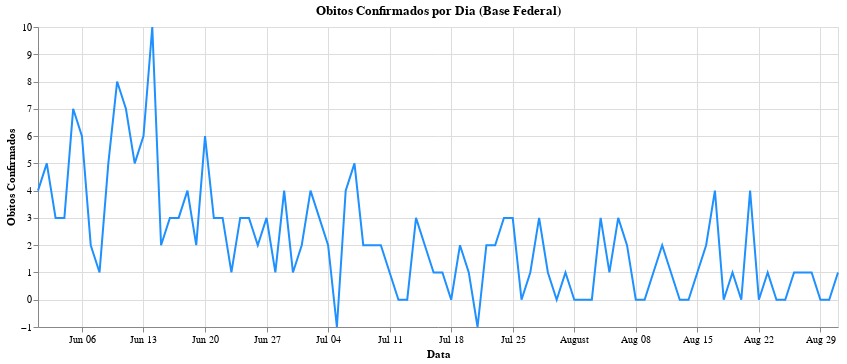

The notebook cell saved with this chart:
### Code cell
# Gerando o Gráfico de Obitos por Dia com os dados Federais
graph_df_obitosPorDia = alt.Chart(df_obitosPorDia).mark_line().encode(
    alt.X('data:T', title='Data'),
    alt.Y('obitos_confirmados:Q', title='Obitos Confirmados'),
    color=alt.value('dodgerblue')
).properties(
    width=800,
    title='Obitos Confirmados por Dia (Base Federal)'
)

graph_df_obitosPorDia

### Figure 1 — Vega-Lite specification as saved in the notebook (floating-point values rounded to 4 significant figures)
{"config": {"view": {"continuousWidth": 400, "continuousHeight": 300}}, "data": {"name": "data-663376b4f0b5fa365fcd58d2514a196e"}, "mark": "line", "encoding": {"color": {"value": "dodgerblue"}, "x": {"type": "temporal", "field": "data", "title": "Data"}, "y": {"type": "quantitative", "field": "obitos_confirmados", "title": "Obitos Confirmados"}}, "title": "Obitos Confirmados por Dia (Base Federal)", "width": 800, "$schema": "https://vega.github.io/schema/vega-lite/v4.8.1.json", "datasets": {"data-663376b4f0b5fa365fcd58d2514a196e": [{"data": "2021-06-01", "obitos_confirmados": 4, "media_movel": null}, {"data": "2021-06-02", "obitos_confirmados": 5, "media_movel": null}, {"data": "2021-06-03", "obitos_confirmados": 3, "media_movel": null}, {"data": "2021-06-04", "obitos_confirmados": 3, "media_movel": null}, {"data": "2021-06-05", "obitos_confirmados": 7, "media_movel": null}, {"data": "2021-06-06", "obitos_confirmados": 6, "media_movel": null}, {"data": "2021-06-07", "obitos_confirmados": 2, "media_movel": 4.286}, {"data": "2021-06-08", "obitos_confirmados": 1, "media_movel": 3.857}, {"data": "2021-06-09", "obitos_confirmados": 5, "media_movel": 3.857}, {"data": "2021-06-10", "obitos_confirmados": 8, "media_movel": 4.571}, {"data": "2021-06-11", "obitos_confirmados": 7, "media_movel": 5.143}, {"data": "2021-06-12", "obitos_confirmados": 5, "media_movel": 4.857}, {"data": "2021-06-13", "obitos_confirmados": 6, "media_movel": 4.857}, {"data": "2021-06-14", "obitos_confirmados": 10, "media_movel": 6.0}, {"data": "2021-06-15", "obitos_confirmados": 2, "media_movel": 6.143}, {"data": "2021-06-16", "obitos_confirmados": 3, "media_movel": 5.857}, {"data": "2021-06-17", "obitos_confirmados": 3, "media_movel": 5.143}, {"data": "2021-06-18", "obitos_confirmados": 4, "media_movel": 4.714}, {"data": "2021-06-19", "obitos_confirmados": 2, "media_movel": 4.286}, {"data": "2021-06-20", "obitos_confirmados": 6, "media_movel": 4.286}, {"data": "2021-06-21", "obitos_confirmados": 3, "media_movel": 3.286}, {"data": "2021-06-22", "obitos_confirmados": 3, "media_movel": 3.429}, {"data": "2021-06-23", "obitos_confirmados": 1, "media_movel": 3.143}, {"data": "2021-06-24", "obitos_confirmados": 3, "media_movel": 3.143}, {"data": "2021-06-25", "obitos_confirmados": 3, "media_movel": 3.0}, {"data": "2021-06-26", "obitos_confirmados": 2, "media_movel": 3.0}, {"data": "2021-06-27", "obitos_confirmados": 3, "media_movel": 2.571}, {"data": "2021-06-28", "obitos_confirmados": 1, "media_movel": 2.286}, {"data": "2021-06-29", "obitos_confirmados": 4, "media_movel": 2.429}, {"data": "2021-06-30", "obitos_confirmados": 1, "media_movel": 2.429}, {"data": "2021-07-01", "obitos_confirmados": 2, "media_movel": 2.286}, {"data": "2021-07-02", "obitos_confirmados": 4, "media_movel": 2.429}, {"data": "2021-07-03", "obitos_confirmados": 3, "media_movel": 2.571}, {"data": "2021-07-04", "obitos_confirmados": 2, "media_movel": 2.429}, {"data": "2021-07-05", "obitos_confirmados": -1, "media_movel": 2.143}, {"data": "2021-07-06", "obitos_confirmados": 4, "media_movel": 2.143}, {"data": "2021-07-07", "obitos_confirmados": 5, "media_movel": 2.714}, {"data": "2021-07-08", "obitos_confirmados": 2, "media_movel": 2.714}, {"data": "2021-07-09", "obitos_confirmados": 2, "media_movel": 2.429}, {"data": "2021-07-10", "obitos_confirmados": 2, "media_movel": 2.286}, {"data": "2021-07-11", "obitos_confirmados": 1, "media_movel": 2.143}, {"data": "2021-07-12", "obitos_confirmados": 0, "media_movel": 2.286}, {"data": "2021-07-13", "obitos_confirmados": 0, "media_movel": 1.714}, {"data": "2021-07-14", "obitos_confirmados": 3, "media_movel": 1.429}, {"data": "2021-07-15", "obitos_confirmados": 2, "media_movel": 1.429}, {"data": "2021-07-16", "obitos_confirmados": 1, "media_movel": 1.286}, {"data": "2021-07-17", "obitos_confirmados": 1, "media_movel": 1.143}, {"data": "2021-07-18", "obitos_confirmados": 0, "media_movel": 1.0}, {"data": "2021-07-19", "obitos_confirmados": 2, "media_movel": 1.286}, {"data": "2021-07-20", "obitos_confirmados": 1, "media_movel": 1.429}, {"data": "2021-07-21", "obitos_confirmados": -1, "media_movel": 0.8571}, {"data": "2021-07-22", "obitos_confirmados": 2, "media_movel": 0.8571}, {"data": "2021-07-23", "obitos_confirmados": 2, "media_movel": 1.0}, {"data": "2021-07-24", "obitos_confirmados": 3, "media_movel": 1.286}, {"data": "2021-07-25", "obitos_confirmados": 3, "media_movel": 1.714}, {"data": "2021-07-26", "obitos_confirmados": 0, "media_movel": 1.429}, {"data": "2021-07-27", "obitos_confirmados": 1, "media_movel": 1.429}, {"data": "2021-07-28", "obitos_confirmados": 3, "media_movel": 2.0}, {"data": "2021-07-29", "obitos_confirmados": 1, "media_movel": 1.857}, {"data": "2021-07-30", "obitos_confirmados": 0, "media_movel": 1.571}, {"data": "2021-07-31", "obitos_confirmados": 1, "media_movel": 1.286}, {"data": "2021-08-01", "obitos_confirmados": 0, "media_movel": 0.8571}, {"data": "2021-08-02", "obitos_confirmados": 0, "media_movel": 0.8571}, {"data": "2021-08-03", "obitos_confirmados": 0, "media_movel": 0.7143}, {"data": "2021-08-04", "obitos_confirmados": 3, "media_movel": 0.7143}, {"data": "2021-08-05", "obitos_confirmados": 1, "media_movel": 0.7143}, {"data": "2021-08-06", "obitos_confirmados": 3, "media_movel": 1.143}, {"data": "2021-08-07", "obitos_confirmados": 2, "media_movel": 1.286}, {"data": "2021-08-08", "obitos_confirmados": 0, "media_movel": 1.286}, {"data": "2021-08-09", "obitos_confirmados": 0, "media_movel": 1.286}, {"data": "2021-08-10", "obitos_confirmados": 1, "media_movel": 1.429}, {"data": "2021-08-11", "obitos_confirmados": 2, "media_movel": 1.286}, {"data": "2021-08-12", "obitos_confirmados": 1, "media_movel": 1.286}, {"data": "2021-08-13", "obitos_confirmados": 0, "media_movel": 0.8571}, {"data": "2021-08-14", "obitos_confirmados": 0, "media_movel": 0.5714}, {"data": "2021-08-15", "obitos_confirmados": 1, "media_movel": 0.7143}, {"data": "2021-08-16", "obitos_confirmados": 2, "media_movel": 1.0}, {"data": "2021-08-17", "obitos_confirmados": 4, "media_movel": 1.429}, {"data": "2021-08-18", "obitos_confirmados": 0, "media_movel": 1.143}, {"data": "2021-08-19", "obitos_confirmados": 1, "media_movel": 1.143}, {"data": "2021-08-20", "obitos_confirmados": 0, "media_movel": 1.143}, {"data": "2021-08-21", "obitos_confirmados": 4, "media_movel": 1.714}, {"data": "2021-08-22", "obitos_confirmados": 0, "media_movel": 1.571}, {"data": "2021-08-23", "obitos_confirmados": 1, "media_movel": 1.429}, {"data": "2021-08-24", "obitos_confirmados": 0, "media_movel": 0.8571}, {"data": "2021-08-25", "obitos_confirmados": 0, "media_movel": 0.8571}, {"data": "2021-08-26", "obitos_confirmados": 1, "media_movel": 0.8571}, {"data": "2021-08-27", "obitos_confirmados": 1, "media_movel": 1.0}, {"data": "2021-08-28", "obitos_confirmados": 1, "media_movel": 0.5714}, {"data": "2021-08-29", "obitos_confirmados": 0, "media_movel": 0.5714}, {"data": "2021-08-30", "obitos_confirmados": 0, "media_movel": 0.4286}, {"data": "2021-08-31", "obitos_confirmados": 1, "media_movel": 0.5714}]}}
